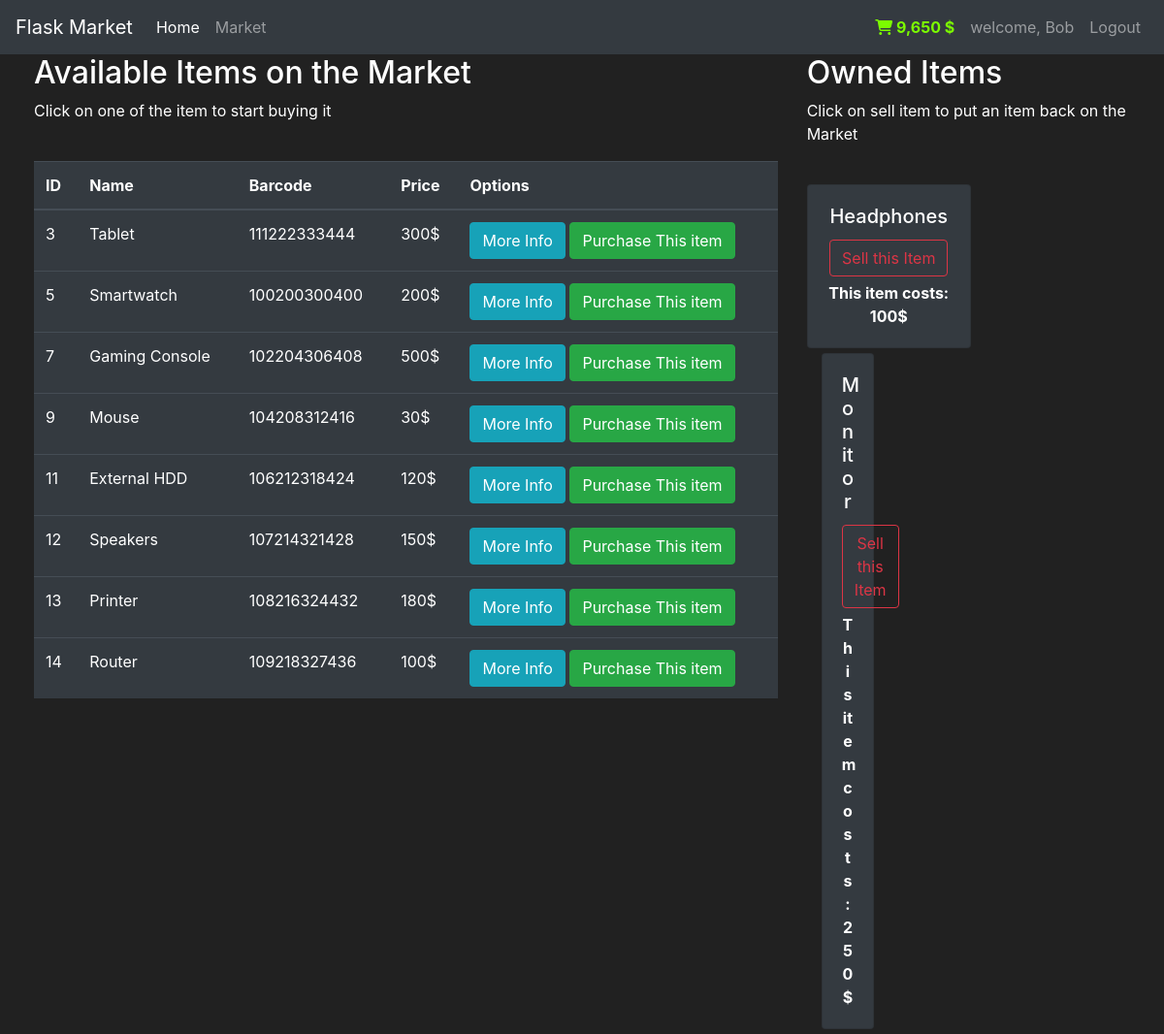
Screenshot of /market (signed in) with the database file from the repository.
### market/modules.py (models this page shows, shortened)
class user(db.Model, UserMixin):
    id=db.Column(db.Integer(), primary_key=True)
    username=db.Column(db.String(length=30), nullable=False, unique=True)
    email_address=db.Column(db.String(length=50), nullable=False, unique=True)
    password_hash=db.Column(db.String(length=60), nullable=False)
    budget=db.Column(db.Integer(), nullable=False, default=10000)
    items=db.relationship('Item', backref='owned_user', lazy=True)
    @property
    def prettier_budget(self):
        if len(str(self.budget))>=4:
            return f'{str(self.budget)[:-3]},{str(self.budget)[-3:]} $'
        else:
            return f"{self.budget} $"
    @property
    def password(self):
        return self.password

class Item(db.Model):
    id=db.Column(db.Integer(), primary_key=True)
    name=db.Column(db.String(80), nullable=False,unique=True)
    price=db.Column(db.Integer(), nullable=False)
    barcode=db.Column(db.String(12), nullable=False)
    description=db.Column(db.String(1024), nullable=False, unique=True)
    owner=db.Column(db.Integer(), db.ForeignKey('user.id'))
    @property
    def price_in_dollars(self):
        return f"{self.price}$"

### market/routes.py (the view, shortened to what this page needs)
@app.route('/market', methods=['GET','POST'])
@login_required
def market_page():
    purchase_form=PurchaseItemForm()
    selling_form=SellItemForm()
    if request.method=='GET':
        items=Item.query.filter_by(owner=None)
        owned_items=Item.query.filter_by(owner=current_user.id)
        return render_template('market.html', items=items, purchase_form=purchase_form, owned_items=owned_items,selling_form=selling_form)

### market/modules.py (called while the page is built)
@login_manager.user_loader
def load_user(user_id):
    return user.query.get(int(user_id))

### market/templates/market.html (shortened to what this page needs)
{%extends "base.html" %}
{% block content %}
          <div class="row" style="margin: top 20px; margin-left: 20px;">
            <div class="col-8">
                <h2> Available Items on the Market</h2>
                <p>Click on one of the item to start buying it</p>
                <br>
                <table class="table table-hover table-dark">
        <thead>
            <tr>
              <th scope="col">ID</th>
              <th scope="col">Name</th>
              <th scope="col">Barcode</th>
              <th scope="col">Price</th>
              <th scope="col">Options</th>
            </tr>
        </thead>
        <tbody>
            {% for item in items %}
            <tr>
                <td>{{ item.id }}</td>
                <td>{{ item.name }}</td>
                <td>{{ item.barcode }}</td>
                <td>{{ item.price_in_dollars }}</td>
                <td>
                    <button class="btn btn-outline btn-info" data-toggle="modal" data-target="#Modal-MoreInfo-{{ item.id }}">More Info</button>
                    <button class="btn btn-outline btn-success" data-toggle="modal" data-target="#Modal-PurchaseConfirm-{{ item.id }}">Purchase This item</button>
                </td>
            </tr>
            {% endfor %}
        </tbody>
    </table>
            </div>
            <div class="col-4">
                <h2>Owned Items</h2>
                <p>Click on sell item to put an item back on the Market</p>
                <br>
                <div class="row">
                {% for owned_item in owned_items %}
                   <div class="col-md-6">
                                            <div style="margin-bottom: 5px" class="card text-center bg-dark">
                            <div class="card-body">
                                <h5 class="card-title">{{owned_item.name}}</h5>
                                <button type="button" class="btn btn-outline-danger" style="margin-bottom: 5px"
                                        data-toggle="modal" data-target="#Modal-SellingConfirm-{{owned_item.id}}">
                                    Sell this Item
                                </button>
                                <p class="card-text"><strong>
                                    This item costs: {{ owned_item.price_in_dollars }}
                                </strong></p>
                            </div>
                        </div>
                     {% endfor %}
                    </div>
          </div>
{% endblock %}

### market/templates/base.html (shortened to what this page needs)
<!doctype html>
<html lang="en">
<head>
    <link rel="stylesheet"
          href="https://cdn.jsdelivr.net/npm/bootstrap@4.5.3/dist/css/bootstrap.min.css"
>
</head>
<body>
    <nav class="navbar navbar-expand-md navbar-dark bg-dark">
        <a class="navbar-brand" href="#">Flask Market</a>
        <div class="collapse navbar-collapse" id="navbarNav">
            <ul class="navbar-nav mr-auto">
                <li class="nav-item active">
                    <a class="nav-link" href="{{ url_for('home_page') }}">
                      Home <span class="sr-only">(current)</span>
                    </a>
                </li>
            <li class="nav-item">
                <a class="nav-link" href="{{ url_for('market_page') }}">Market</a>
            </li>
            </ul>
            {% if current_user.is_authenticated %}
             <ul class="navbar-nav">
                    <li class="nav-item">
                        <a class="nav-link" style="color:lawngreen; font-weight: bold;">
                            <i class="fas fa-shopping-cart">
                            </i>
                            {{ current_user.prettier_budget }}
                        </a>
                    </li>
                </ul>
                 <ul class="navbar-nav">
                    <li class="nav-item">
                        <a class="nav-link" >welcome, {{ current_user.username }}</a>
                    </li>
                </ul>
                <ul class="navbar-nav">
                    <li class="nav-item">
                        <a class="nav-link" href="{{ url_for('logout_page') }}">Logout</a>
                    </li>
                </ul>
            {% endif %}
        </div>
    </nav>
    {% block content %}
    {% endblock %}
</body>
</html>

### market/templates/base.html (style rules this page uses)
body { background-color: #212121; color: white; }

### rows the page displays
user: prettier_budget "9,650 $", username "Bob"
Item: id "3", name "Tablet", barcode "111222333444", price_in_dollars "300$"
Item: id "5", name "Smartwatch", barcode "100200300400", price_in_dollars "200$"
Item: id "7", name "Gaming Console", barcode "102204306408", price_in_dollars "500$"
Item: id "9", name "Mouse", barcode "104208312416", price_in_dollars "30$"
Item: id "11", name "External HDD", barcode "106212318424", price_in_dollars "120$"
Item: id "12", name "Speakers", barcode "107214321428", price_in_dollars "150$"
Item: id "13", name "Printer", barcode "108216324432", price_in_dollars "180$"
Item: id "14", name "Router", barcode "109218327436", price_in_dollars "100$"
Item: name "Headphones", price_in_dollars "100$"
Item: name "Monitor", price_in_dollars "250$"
